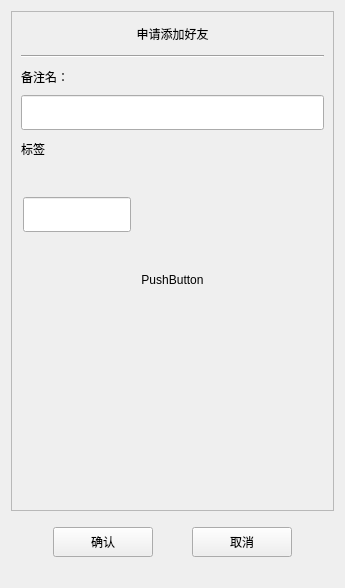
<?xml version="1.0" encoding="UTF-8"?>
<ui version="4.0">
 <class>AuthenFriend</class>
 <widget class="QDialog" name="AuthenFriend">
  <property name="geometry">
   <rect>
    <x>0</x>
    <y>0</y>
    <width>345</width>
    <height>587</height>
   </rect>
  </property>
  <property name="windowTitle">
   <string>Dialog</string>
  </property>
  <layout class="QVBoxLayout" name="verticalLayout">
   <item>
    <widget class="QScrollArea" name="scrollArea">
     <property name="minimumSize">
      <size>
       <width>0</width>
       <height>500</height>
      </size>
     </property>
     <property name="widgetResizable">
      <bool>true</bool>
     </property>
     <widget class="QWidget" name="scrollAreaWidgetContents">
      <property name="geometry">
       <rect>
        <x>0</x>
        <y>0</y>
        <width>331</width>
        <height>498</height>
       </rect>
      </property>
      <layout class="QVBoxLayout" name="verticalLayout_2">
       <property name="spacing">
        <number>0</number>
       </property>
       <property name="leftMargin">
        <number>0</number>
       </property>
       <property name="rightMargin">
        <number>0</number>
       </property>
       <item>
        <widget class="QLabel" name="label">
         <property name="minimumSize">
          <size>
           <width>0</width>
           <height>25</height>
          </size>
         </property>
         <property name="maximumSize">
          <size>
           <width>16777215</width>
           <height>25</height>
          </size>
         </property>
         <property name="text">
          <string>申请添加好友</string>
         </property>
         <property name="alignment">
          <set>Qt::AlignmentFlag::AlignCenter</set>
         </property>
        </widget>
       </item>
       <item>
        <widget class="QWidget" name="apply_wid" native="true">
         <layout class="QVBoxLayout" name="verticalLayout_3">
          <item>
           <widget class="Line" name="line">
            <property name="orientation">
             <enum>Qt::Orientation::Horizontal</enum>
            </property>
           </widget>
          </item>
          <item>
           <widget class="QLabel" name="label_3">
            <property name="minimumSize">
             <size>
              <width>0</width>
              <height>25</height>
             </size>
            </property>
            <property name="maximumSize">
             <size>
              <width>16777215</width>
              <height>25</height>
             </size>
            </property>
            <property name="text">
             <string>备注名：</string>
            </property>
           </widget>
          </item>
          <item>
           <widget class="CustomizeEdit" name="back_edit">
            <property name="minimumSize">
             <size>
              <width>0</width>
              <height>35</height>
             </size>
            </property>
            <property name="maximumSize">
             <size>
              <width>16777215</width>
              <height>35</height>
             </size>
            </property>
           </widget>
          </item>
          <item>
           <widget class="QLabel" name="label_4">
            <property name="minimumSize">
             <size>
              <width>0</width>
              <height>25</height>
             </size>
            </property>
            <property name="maximumSize">
             <size>
              <width>16777215</width>
              <height>25</height>
             </size>
            </property>
            <property name="text">
             <string>标签</string>
            </property>
           </widget>
          </item>
          <item>
           <widget class="QWidget" name="label_group_wid" native="true">
            <property name="minimumSize">
             <size>
              <width>0</width>
              <height>50</height>
             </size>
            </property>
            <layout class="QVBoxLayout" name="verticalLayout_4">
             <property name="spacing">
              <number>0</number>
             </property>
             <property name="leftMargin">
              <number>0</number>
             </property>
             <property name="topMargin">
              <number>0</number>
             </property>
             <property name="rightMargin">
              <number>0</number>
             </property>
             <property name="bottomMargin">
              <number>0</number>
             </property>
             <item>
              <widget class="QWidget" name="grid_wid" native="true">
               <property name="minimumSize">
                <size>
                 <width>0</width>
                 <height>40</height>
                </size>
               </property>
               <property name="maximumSize">
                <size>
                 <width>16777215</width>
                 <height>40</height>
                </size>
               </property>
               <widget class="CustomizeEdit" name="label_edit">
                <property name="geometry">
                 <rect>
                  <x>2</x>
                  <y>2</y>
                  <width>108</width>
                  <height>35</height>
                 </rect>
                </property>
                <property name="maximumSize">
                 <size>
                  <width>16777215</width>
                  <height>35</height>
                 </size>
                </property>
               </widget>
              </widget>
             </item>
             <item>
              <widget class="QWidget" name="input_tip_wid" native="true">
               <property name="minimumSize">
                <size>
                 <width>0</width>
                 <height>35</height>
                </size>
               </property>
               <property name="maximumSize">
                <size>
                 <width>16777215</width>
                 <height>35</height>
                </size>
               </property>
               <layout class="QVBoxLayout" name="verticalLayout_5">
                <property name="spacing">
                 <number>0</number>
                </property>
                <property name="leftMargin">
                 <number>0</number>
                </property>
                <property name="topMargin">
                 <number>0</number>
                </property>
                <property name="rightMargin">
                 <number>0</number>
                </property>
                <property name="bottomMargin">
                 <number>0</number>
                </property>
                <item>
                 <widget class="QPushButton" name="pushButton">
                  <property name="cursor">
                   <cursorShape>PointingHandCursor</cursorShape>
                  </property>
                  <property name="text">
                   <string>PushButton</string>
                  </property>
                  <property name="default">
                   <bool>false</bool>
                  </property>
                  <property name="flat">
                   <bool>true</bool>
                  </property>
                 </widget>
                </item>
               </layout>
              </widget>
             </item>
            </layout>
           </widget>
          </item>
          <item>
           <widget class="QWidget" name="widget" native="true">
            <property name="minimumSize">
             <size>
              <width>0</width>
              <height>60</height>
             </size>
            </property>
            <layout class="QHBoxLayout" name="horizontalLayout_2">
             <property name="spacing">
              <number>7</number>
             </property>
             <property name="leftMargin">
              <number>0</number>
             </property>
             <property name="topMargin">
              <number>0</number>
             </property>
             <property name="rightMargin">
              <number>0</number>
             </property>
             <property name="bottomMargin">
              <number>0</number>
             </property>
             <item>
              <widget class="QWidget" name="label_list" native="true">
               <property name="minimumSize">
                <size>
                 <width>287</width>
                 <height>50</height>
                </size>
               </property>
               <property name="maximumSize">
                <size>
                 <width>287</width>
                 <height>16777215</height>
                </size>
               </property>
              </widget>
             </item>
            </layout>
           </widget>
          </item>
         </layout>
        </widget>
       </item>
      </layout>
     </widget>
    </widget>
   </item>
   <item>
    <widget class="QWidget" name="apply_sure_wid" native="true">
     <property name="minimumSize">
      <size>
       <width>0</width>
       <height>50</height>
      </size>
     </property>
     <layout class="QHBoxLayout" name="horizontalLayout">
      <item>
       <spacer name="horizontalSpacer">
        <property name="orientation">
         <enum>Qt::Orientation::Horizontal</enum>
        </property>
        <property name="sizeHint" stdset="0">
         <size>
          <width>40</width>
          <height>20</height>
         </size>
        </property>
       </spacer>
      </item>
      <item>
       <widget class="QPushButton" name="sure_button">
        <property name="minimumSize">
         <size>
          <width>100</width>
          <height>30</height>
         </size>
        </property>
        <property name="text">
         <string>确认</string>
        </property>
       </widget>
      </item>
      <item>
       <spacer name="horizontalSpacer_3">
        <property name="orientation">
         <enum>Qt::Orientation::Horizontal</enum>
        </property>
        <property name="sizeHint" stdset="0">
         <size>
          <width>40</width>
          <height>20</height>
         </size>
        </property>
       </spacer>
      </item>
      <item>
       <widget class="QPushButton" name="cancel_button">
        <property name="minimumSize">
         <size>
          <width>100</width>
          <height>30</height>
         </size>
        </property>
        <property name="text">
         <string>取消</string>
        </property>
       </widget>
      </item>
      <item>
       <spacer name="horizontalSpacer_2">
        <property name="orientation">
         <enum>Qt::Orientation::Horizontal</enum>
        </property>
        <property name="sizeHint" stdset="0">
         <size>
          <width>40</width>
          <height>20</height>
         </size>
        </property>
       </spacer>
      </item>
     </layout>
    </widget>
   </item>
   <item>
    <spacer name="verticalSpacer_3">
     <property name="orientation">
      <enum>Qt::Orientation::Vertical</enum>
     </property>
     <property name="sizeHint" stdset="0">
      <size>
       <width>20</width>
       <height>40</height>
      </size>
     </property>
    </spacer>
   </item>
   <item>
    <spacer name="verticalSpacer_2">
     <property name="orientation">
      <enum>Qt::Orientation::Vertical</enum>
     </property>
     <property name="sizeHint" stdset="0">
      <size>
       <width>20</width>
       <height>5</height>
      </size>
     </property>
    </spacer>
   </item>
   <item>
    <spacer name="verticalSpacer">
     <property name="orientation">
      <enum>Qt::Orientation::Vertical</enum>
     </property>
     <property name="sizeType">
      <enum>QSizePolicy::Policy::Fixed</enum>
     </property>
     <property name="sizeHint" stdset="0">
      <size>
       <width>20</width>
       <height>10</height>
      </size>
     </property>
    </spacer>
   </item>
  </layout>
 </widget>
 <customwidgets>
  <customwidget>
   <class>CustomizeEdit</class>
   <extends>QLineEdit</extends>
   <header location="global">customizeedit.h</header>
  </customwidget>
 </customwidgets>
 <resources/>
 <connections/>
</ui>
